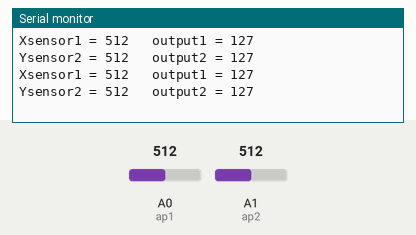
Recording of a sketch running on a simulated Arduino Uno, built with avr-gcc and run on an emulated ATmega328P. Parts: the last lines printed to the serial monitor. The inputs (shaded band) are chosen by the test bench; at power-on: A0 (ap1) = 512, A1 (ap2) = 512.

Above: at 3.8 s.
3.9 s: A0 (ap1) set to 716
At 6.7 s:
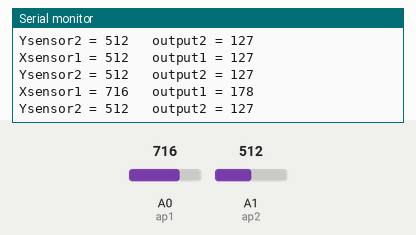
7.8 s: A1 (ap2) set to 716
At 10.4 s:
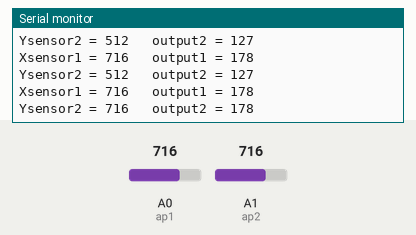
11.7 s: A0 (ap1) set to 900
At 12.9 s:
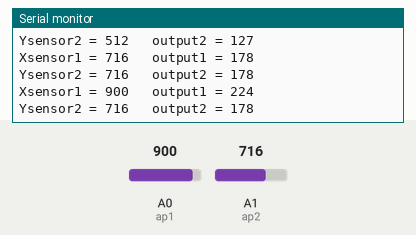
15.6 s: A1 (ap2) set to 900
At 19.0 s:
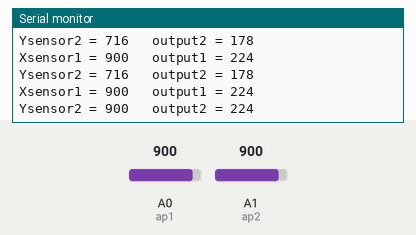
Timing chart, 0 to 20.5 s (numbered marks = the images above; inputs shaded):
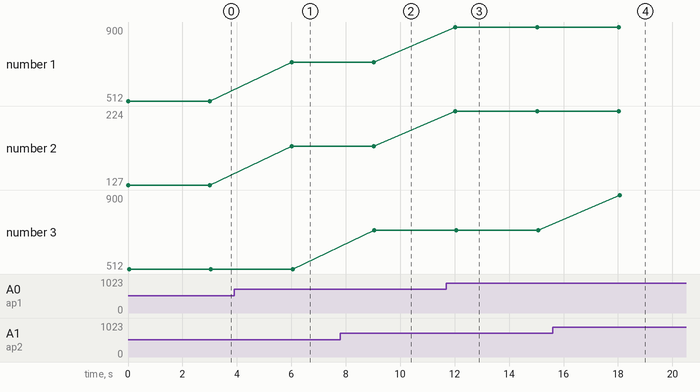

The sketch:

sketch_oct24b.ino
```cpp
const int ap1 = A0;
const int ap2 = A1;
//const int ap3 = A3;

int sv1 = 0;
int ov1 = 0;
int sv2 = 0;
int ov2= 0;
int sv3 = 0;
int ov3= 0;

void setup() {
  // initialize serial communications at 9600 bps:
  Serial.begin(9600);

}

void loop() {
 // analogReference(EXTERNAL);    //connect 3.3v to AREF
  // read the analog in value:
  sv1 = analogRead(ap1);
  // map it to the range of the analog out:
  ov1 = map(sv1, 0, 1023, 0, 255);
  // change the analog out value:
  delay(2);
  //
  sv2 = analogRead(ap2);

  ov2 = map(sv2, 0, 1023, 0, 255);
 //
  delay(2);
  //
  //sv3 = analogRead(ap3);

//  ov3 = map(sv3, 0, 1023, 0, 255);

  // print the results to the serial monitor:
  Serial.print("Xsensor1 = " );
  Serial.print(sv1);
  Serial.print("\t output1 = ");
  Serial.println(ov1);

  Serial.print("Ysensor2 = " );
  Serial.print(sv2);
  Serial.print("\t output2 = ");
  Serial.println(ov2);

 // Serial.print("Zsensor3 = " );
  //Serial.print(sv3);
  //Serial.print("\t output3 = ");
 // Serial.println(ov3);

  delay(3000);

}
```

Measured:
- after the input at 3.9 s, the serial monitor: prints a new line after 2.1 s (image 1)
- after the input at 7.8 s, the serial monitor: prints a new line after 1.3 s (image 2)
- after the input at 11.7 s, the serial monitor: prints a new line after 0.33 s (image 3)
- after the input at 15.6 s, the serial monitor: prints a new line after 2.5 s (image 4)
- plotted number 1: 512 → 716 after the input at 3.9 s, 716 → 900 after the input at 11.7 s
- plotted number 2: 127 → 178 after the input at 3.9 s, 178 → 224 after the input at 11.7 s
